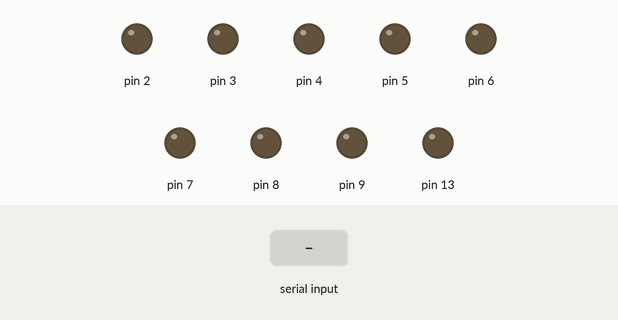
A sketch run on a simulated Arduino Uno, built with avr-gcc and run on an emulated ATmega328P. Shown: output pins drawn as LEDs (lit = HIGH). The inputs (shaded band) are chosen by the test bench.

Above: at 1.2 s.
1.3 s: byte 30 received over Serial
At 2.3 s:
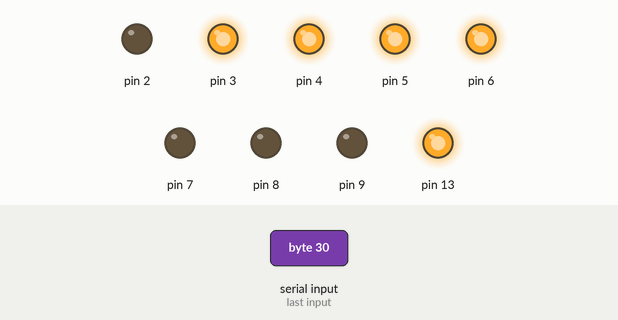
2.8 s: byte 90 received over Serial
At 3.4 s:
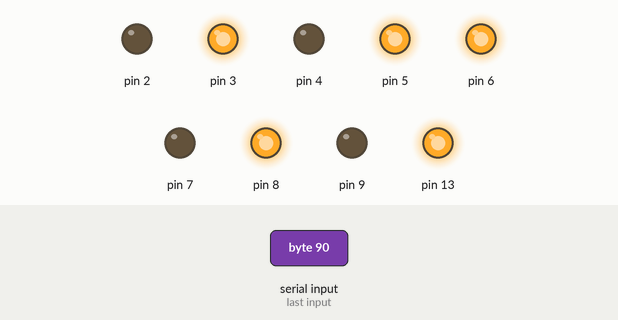
4.3 s: byte 120 received over Serial
At 4.6 s:
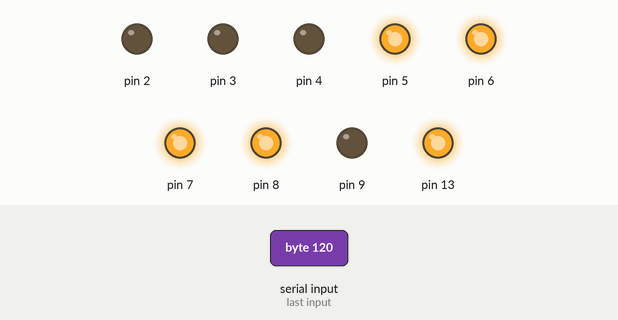
Timing chart, 0 to 7.3 s (numbered marks = the images above; inputs shaded):
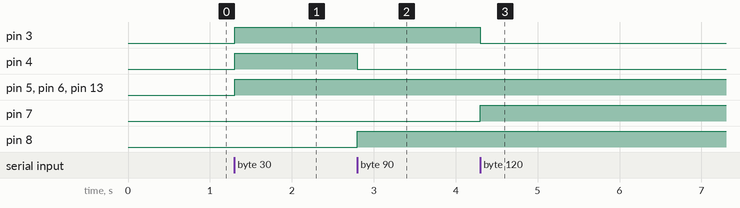

Measured:
- after the input at 1.3 s, pin 3–6, pin 13: LOW → HIGH at once
- after the input at 2.8 s, pin 4: HIGH → LOW at once; pin 8: LOW → HIGH at once
- after the input at 4.3 s, pin 3: HIGH → LOW at once; pin 7: LOW → HIGH at once

The sketch:

Serial2LEDs.ino
```cpp
/*
  Serial2LEDs - Matt Wright Nov 2015

  Accept serial data (from Max) and display each byte via 8 LEDs connected
  to digital I/O pins 2 through 9.

 */


// the setup function runs once when you press reset or power the board
void setup() {

  // Be ready to read from serial port
  Serial.begin(115200);

  // initialize digital pins 2-9 as an output.
  for (int i = 2; i<=9; ++i) {
    pinMode(i, OUTPUT);
  }

  // also the on-board LED
  pinMode(13, OUTPUT);
}


// the loop function runs over and over again forever
void loop() {
  int byte = Serial.read();

  if (byte > -1) {
    int anyBitOn = LOW;
    for (int i=0; i<8; ++i) {
      int bit = (1<<i) & byte;
      if (bit) anyBitOn = HIGH;
      int bitvalue = bit ? HIGH : LOW;
      digitalWrite(i+2, bitvalue);   // turn the LED on (HIGH is the voltage level)
    }
    digitalWrite(13, anyBitOn);
  }
}
```
